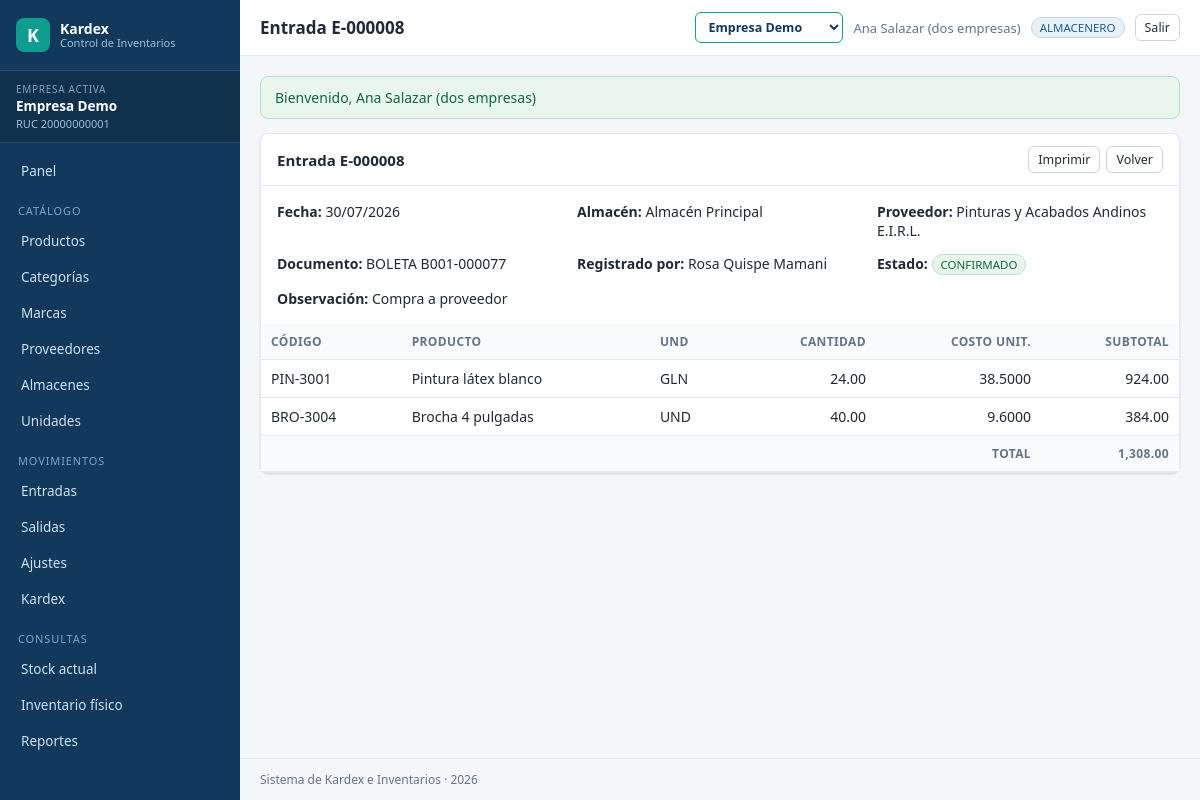
Page /entradas.php?a=ver&id=8 (signed in) on the committed database.
### tables this page shows
CREATE TABLE empresas (
  id            INT UNSIGNED AUTO_INCREMENT PRIMARY KEY,
  ruc           VARCHAR(20)  NOT NULL UNIQUE,
  razon_social  VARCHAR(180) NOT NULL,
  nombre_corto  VARCHAR(60)  NOT NULL,
  direccion     VARCHAR(255) NULL,
  telefono      VARCHAR(30)  NULL,
  email         VARCHAR(150) NULL,
  moneda        VARCHAR(10)  NOT NULL DEFAULT 'PEN',
  simbolo       VARCHAR(5)   NOT NULL DEFAULT 'S/',
   
   
   
  metodo_valorizacion ENUM('PROMEDIO','PEPS','UEPS') NOT NULL DEFAULT 'PROMEDIO',
   
   
   
   
  ambito_costo  ENUM('GLOBAL','ALMACEN') NOT NULL DEFAULT 'GLOBAL',
  estado        TINYINT(1)   NOT NULL DEFAULT 1,
  creado_en     DATETIME     NOT NULL DEFAULT CURRENT_TIMESTAMP
);

CREATE TABLE usuario_empresa (
  usuario_id  INT UNSIGNED NOT NULL,
  empresa_id  INT UNSIGNED NOT NULL,
  rol_id      INT UNSIGNED NOT NULL,
  por_defecto TINYINT(1)   NOT NULL DEFAULT 0,
  PRIMARY KEY (usuario_id, empresa_id),
  CONSTRAINT fk_ue_usr FOREIGN KEY (usuario_id) REFERENCES usuarios(id) ON DELETE CASCADE,
  CONSTRAINT fk_ue_emp FOREIGN KEY (empresa_id) REFERENCES empresas(id) ON DELETE CASCADE,
  CONSTRAINT fk_ue_rol FOREIGN KEY (rol_id)     REFERENCES roles(id),
  INDEX idx_ue_empresa (empresa_id)
);

CREATE TABLE entradas (
  id             INT UNSIGNED AUTO_INCREMENT PRIMARY KEY,
  empresa_id     INT UNSIGNED NOT NULL,
  serie_numero   VARCHAR(40)  NOT NULL,
  fecha          DATE         NOT NULL,
  almacen_id     INT UNSIGNED NOT NULL,
  proveedor_id   INT UNSIGNED NULL,
  tipo_documento VARCHAR(30)  NULL,
  nro_documento  VARCHAR(40)  NULL,
  observacion    VARCHAR(255) NULL,
  total          DECIMAL(14,4) NOT NULL DEFAULT 0,
  estado         ENUM('BORRADOR','CONFIRMADO','ANULADO') NOT NULL DEFAULT 'CONFIRMADO',
  usuario_id     INT UNSIGNED NOT NULL,
  creado_en      DATETIME     NOT NULL DEFAULT CURRENT_TIMESTAMP,
  CONSTRAINT fk_ent_emp  FOREIGN KEY (empresa_id)   REFERENCES empresas(id),
  CONSTRAINT fk_ent_alm  FOREIGN KEY (almacen_id)   REFERENCES almacenes(id),
  CONSTRAINT fk_ent_prov FOREIGN KEY (proveedor_id) REFERENCES proveedores(id),
  CONSTRAINT fk_ent_usr  FOREIGN KEY (usuario_id)   REFERENCES usuarios(id),
  UNIQUE KEY uq_ent_emp_serie (empresa_id, serie_numero),
  INDEX idx_ent_fecha (empresa_id, fecha)
);

CREATE TABLE almacenes (
  id         INT UNSIGNED AUTO_INCREMENT PRIMARY KEY,
  empresa_id INT UNSIGNED NOT NULL,
  codigo     VARCHAR(20)  NOT NULL,
  nombre     VARCHAR(120) NOT NULL,
  direccion  VARCHAR(255) NULL,
  estado     TINYINT(1)   NOT NULL DEFAULT 1,
  CONSTRAINT fk_alm_emp FOREIGN KEY (empresa_id) REFERENCES empresas(id),
  UNIQUE KEY uq_alm_emp_codigo (empresa_id, codigo)
);

CREATE TABLE proveedores (
  id           INT UNSIGNED AUTO_INCREMENT PRIMARY KEY,
  empresa_id   INT UNSIGNED NOT NULL,
  ruc          VARCHAR(20)  NULL,
  razon_social VARCHAR(180) NOT NULL,
  telefono     VARCHAR(30)  NULL,
  email        VARCHAR(150) NULL,
  direccion    VARCHAR(255) NULL,
  estado       TINYINT(1)   NOT NULL DEFAULT 1,
  creado_en    DATETIME     NOT NULL DEFAULT CURRENT_TIMESTAMP,
  CONSTRAINT fk_prov_emp FOREIGN KEY (empresa_id) REFERENCES empresas(id),
  UNIQUE KEY uq_prov_emp_ruc (empresa_id, ruc)
);

CREATE TABLE usuarios (
  id             INT UNSIGNED AUTO_INCREMENT PRIMARY KEY,
  usuario        VARCHAR(60)  NOT NULL UNIQUE,
  nombres        VARCHAR(120) NOT NULL,
  email          VARCHAR(150) NULL UNIQUE,
  password_hash  VARCHAR(255) NOT NULL,
  estado         TINYINT(1)   NOT NULL DEFAULT 1,
  ultimo_acceso  DATETIME     NULL,
  intentos_fallidos TINYINT UNSIGNED NOT NULL DEFAULT 0,
  bloqueado_hasta   DATETIME  NULL,
  creado_en      DATETIME     NOT NULL DEFAULT CURRENT_TIMESTAMP,
  actualizado_en DATETIME     NULL ON UPDATE CURRENT_TIMESTAMP
);

CREATE TABLE entrada_detalle (
  id             INT UNSIGNED AUTO_INCREMENT PRIMARY KEY,
  entrada_id     INT UNSIGNED NOT NULL,
  producto_id    INT UNSIGNED NOT NULL,
  cantidad       DECIMAL(14,4) NOT NULL,
  costo_unitario DECIMAL(14,4) NOT NULL DEFAULT 0,
  subtotal       DECIMAL(14,4) NOT NULL DEFAULT 0,
  CONSTRAINT fk_edet_ent  FOREIGN KEY (entrada_id)  REFERENCES entradas(id) ON DELETE CASCADE,
  CONSTRAINT fk_edet_prod FOREIGN KEY (producto_id) REFERENCES productos(id),
  INDEX idx_edet_prod (producto_id)
);

CREATE TABLE productos (
  id             INT UNSIGNED AUTO_INCREMENT PRIMARY KEY,
  empresa_id     INT UNSIGNED NOT NULL,
  codigo         VARCHAR(40)  NOT NULL,
  descripcion    VARCHAR(255) NOT NULL,
  categoria_id   INT UNSIGNED NULL,
  marca_id       INT UNSIGNED NULL,
  unidad_id      INT UNSIGNED NOT NULL,
  precio_compra  DECIMAL(14,4) NOT NULL DEFAULT 0,
  precio_venta   DECIMAL(14,4) NOT NULL DEFAULT 0,
  costo_promedio DECIMAL(14,4) NOT NULL DEFAULT 0,
  stock_minimo   DECIMAL(14,4) NOT NULL DEFAULT 0,
  estado         TINYINT(1)   NOT NULL DEFAULT 1,
  creado_en      DATETIME     NOT NULL DEFAULT CURRENT_TIMESTAMP,
  actualizado_en DATETIME     NULL ON UPDATE CURRENT_TIMESTAMP,
  CONSTRAINT fk_prod_emp FOREIGN KEY (empresa_id)   REFERENCES empresas(id),
  CONSTRAINT fk_prod_cat FOREIGN KEY (categoria_id) REFERENCES categorias(id),
  CONSTRAINT fk_prod_mar FOREIGN KEY (marca_id)     REFERENCES marcas(id),
  CONSTRAINT fk_prod_uni FOREIGN KEY (unidad_id)    REFERENCES unidades(id),
  UNIQUE KEY uq_prod_emp_codigo (empresa_id, codigo),
  INDEX idx_prod_desc (descripcion),
  INDEX idx_prod_emp_cat (empresa_id, categoria_id)
);

CREATE TABLE unidades (
  id         INT UNSIGNED AUTO_INCREMENT PRIMARY KEY,
  empresa_id INT UNSIGNED NOT NULL,
  codigo     VARCHAR(10)  NOT NULL,
  nombre     VARCHAR(60)  NOT NULL,
  decimales  TINYINT UNSIGNED NOT NULL DEFAULT 2,
  CONSTRAINT fk_uni_emp FOREIGN KEY (empresa_id) REFERENCES empresas(id),
  UNIQUE KEY uq_uni_emp_codigo (empresa_id, codigo)
);

### views/entradas/ver.php (the view)
<div class="tarjeta">
  <div class="tarjeta-cab">
    <h2>Entrada <?= e($entrada['serie_numero']) ?></h2>
    <div class="acciones">
      <button class="btn btn-sm btn-gris" onclick="window.print()">Imprimir</button>
      <a class="btn btn-sm btn-gris" href="<?= url('entradas.php') ?>">Volver</a>
    </div>
  </div>
  <div class="tarjeta-cuerpo">
    <div class="form-grid">
      <div><strong>Fecha:</strong> <?= Vista::fecha($entrada['fecha']) ?></div>
      <div><strong>Almacén:</strong> <?= e($entrada['almacen']) ?></div>
      <div><strong>Proveedor:</strong> <?= e($entrada['proveedor'] ?? '—') ?></div>
      <div><strong>Documento:</strong> <?= e(trim(($entrada['tipo_documento'] ?? '') . ' ' . ($entrada['nro_documento'] ?? ''))) ?: '—' ?></div>
      <div><strong>Registrado por:</strong> <?= e($entrada['usuario_nombre']) ?></div>
      <div><strong>Estado:</strong> <span class="badge badge-ok"><?= e($entrada['estado']) ?></span></div>
      <div style="grid-column:span 2"><strong>Observación:</strong> <?= e($entrada['observacion'] ?? '—') ?></div>
    </div>
  </div>
  <div class="tabla-scroll">
    <table class="tabla">
      <thead><tr>
        <th>Código</th><th>Producto</th><th>Und</th>
        <th class="num">Cantidad</th><th class="num">Costo unit.</th><th class="num">Subtotal</th>
      </tr></thead>
      <tbody>
      <?php foreach ($entrada['detalle'] as $d): ?>
        <tr>
          <td><?= e($d['codigo']) ?></td>
          <td><?= e($d['descripcion']) ?></td>
          <td><?= e($d['unidad']) ?></td>
          <td class="num"><?= Vista::num($d['cantidad']) ?></td>
          <td class="num"><?= Vista::num($d['costo_unitario'], 4) ?></td>
          <td class="num"><?= Vista::num($d['subtotal']) ?></td>
        </tr>
      <?php endforeach; ?>
      </tbody>
      <tfoot><tr><th colspan="5" class="num">TOTAL</th><th class="num"><?= Vista::num($entrada['total']) ?></th></tr></tfoot>
    </table>
  </div>
</div>

### views/layout.php (shortened to what the rows shown need)
<!DOCTYPE html>
<html lang="es">
<head>
<link rel="stylesheet" href="<?= url('assets/css/app.css') ?>">
</head>
<body>
<div class="layout">
  <div class="contenedor">
    <header class="topbar">
      <h1><?= e($tituloPagina) ?></h1>
      <div class="usuario-box">
        <?php $misEmpresas = Empresa::delUsuario(Auth::id()); ?>
        <?php if (count($misEmpresas) > 1): ?>
          <select class="selector-empresa" onchange="if(this.value) location.href=this.value">
            <?php foreach ($misEmpresas as $em): ?>
              <option value="<?= url('empresas.php?a=cambiar&id=' . $em['id']) ?>"
                      <?= (int) $em['id'] === Empresa::id() ? 'selected' : '' ?>>
                <?= e($em['nombre_corto']) ?>
              </option>
            <?php endforeach; ?>
          </select>
        <?php endif; ?>
        <span class="usuario-nombre"><?= e(Auth::usuario()['nombres'] ?? '') ?></span>
        <span class="badge"><?= e(Auth::rol()) ?></span>
        <a class="btn btn-sm btn-gris" href="<?= url('logout.php') ?>">Salir</a>
      </div>
    </header>
    <main class="contenido">
      <?= $contenido ?>
    </main>
  </div>
</div>
</body>
</html>

### rows in the picture
empresas: id+nombre_corto "Empresa Demo"
entradas: serie_numero "E-000008", fecha "30/07/2026", almacen.nombre "Almacén Principal", proveedor.razon_social "Pinturas y Acabados Andinos E.I.R.L.", tipo_documento+nro_documento "BOLETA B001-000077", usuario.nombres "Rosa Quispe Mamani", estado "CONFIRMADO", observacion "Compra a proveedor", total "1,308.00"
entrada_detalle: producto.codigo "PIN-3001", producto.descripcion "Pintura látex blanco", unidades.codigo "GLN", cantidad "24.00", costo_unitario "38.5000", subtotal "924.00"
entrada_detalle: producto.codigo "BRO-3004", producto.descripcion "Brocha 4 pulgadas", unidades.codigo "UND", cantidad "40.00", costo_unitario "9.6000", subtotal "384.00"

### other values in the picture
Empresa::nombre() "Empresa Demo"
Empresa::actual()['ruc'] "20000000001"
$tituloPagina "Entrada E-000008"
Auth::usuario()['nombres'] "Ana Salazar (dos empresas)"
Auth::rol() "ALMACENERO"
$f['mensaje'] "Bienvenido, Ana Salazar (dos empresas)"
Config::get('app.nombre') "Sistema de Kardex e Inventarios"
